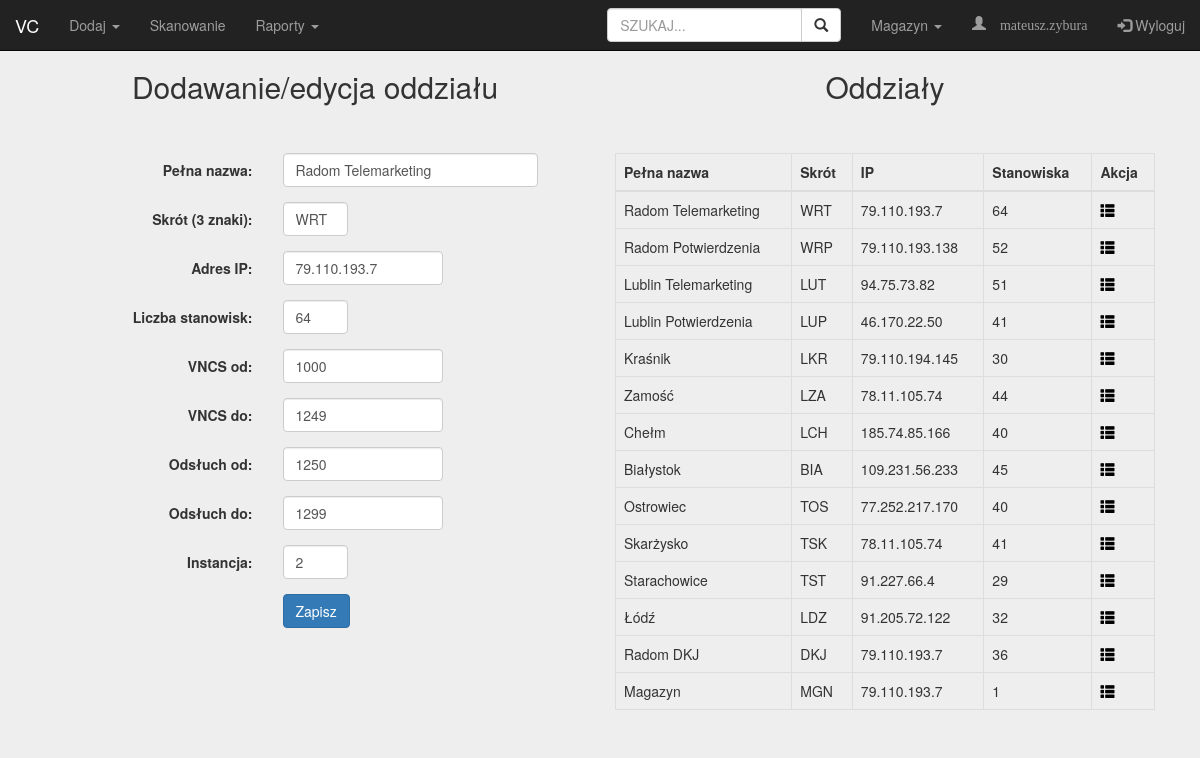
The app's page /department.php?id=3 (signed in) with its own data.
### tables this page shows
CREATE TABLE `firewall` (
  `id` int(11) NOT NULL,
  `name` varchar(32) NOT NULL,
  `tag` varchar(8) NOT NULL,
  `ip` varchar(16) NOT NULL,
  `stand` int(11) NOT NULL,
  `instance` int(11) NOT NULL,
  `range_from` int(11) NOT NULL,
  `range_to` int(11) NOT NULL,
  `listening_from` int(11) NOT NULL,
  `listening_to` int(11) NOT NULL
);

### config.php (called while the page is built, shortened)
<?php
	function getDB() {
		$dbhost=DB_SERVER;
		$dbuser=DB_USERNAME;
		$dbpass=DB_PASSWORD;
		$dbname=DB_DATABASE;
		try {
			$dbConnection = new PDO("mysql:host=$dbhost;dbname=$dbname", $dbuser, $dbpass);
			$dbConnection->exec("set names utf8");
			$dbConnection->setAttribute(PDO::ATTR_ERRMODE, PDO::ERRMODE_EXCEPTION);
			return $dbConnection;
		}
		catch (PDOException $e) {
			echo 'Connection failed: ' . $e->getMessage();
		}
	}
	function getDepartment($id) {
		$db = getDB();
		$query = "SELECT * FROM firewall WHERE id = :id";
		$statement = $db->prepare($query);
		$statement->bindParam(':id',$id);
		$statement->execute();
		$count = $statement->rowCount();
		if($count > 0) {
			$result = $statement->fetch();
			return $result['name'];
		} else {
			return true;
		}
	}
	function getSingleValue($tableName, $prop, $value, $columnName) {
		$db = getDB();
		$q = $db->query("SELECT `$columnName` FROM `$tableName` WHERE $prop='".$value."'");
		$f = $q->fetch();
		$result = $f[$columnName];
		return $result;
	}
?>

### department.php (the view, shortened to what this page needs)
<?php
include("config.php");
if(isset($_GET['id'])) {
	$typeID = secure($_GET['id']);
	$query = "SELECT * FROM firewall WHERE tag = :tag";
	$db = getDB();
	$statement = $db->prepare($query);
	$statement->bindParam(':tag',$typeID);
	$statement->execute();
	$count = $statement->rowCount();
	if($count==0) {
		$query = "SELECT * FROM firewall WHERE id = :id";
		$statement = $db->prepare($query);
		$statement->bindParam(':id',$typeID);
		$statement->execute();
		$count = $statement->rowCount();
		if($count > 0) {
			$numeric = true;
			$fname = getSingleValue("firewall", "id", $typeID, "name");
			$ftag = getSingleValue("firewall", "id", $typeID, "tag");
			$fip = getSingleValue("firewall", "id", $typeID, "ip");
			$fstand = getSingleValue("firewall", "id", $typeID, "stand");
			$vncsfrom = getSingleValue("firewall", "id", $typeID, "range_from");
			$vncsto = getSingleValue("firewall", "id", $typeID, "range_to");
			$listeningfrom = getSingleValue("firewall", "id", $typeID, "listening_from");
			$listeningto = getSingleValue("firewall", "id", $typeID, "listening_to");
			$instance = getSingleValue("firewall", "id", $typeID, "instance");
		} else {
			redirect("department.php");
		}
	}
}
?>
<!DOCTYPE html>
<html lang="pl">
	<head>
		<link rel="stylesheet" href="https://maxcdn.bootstrapcdn.com/bootstrap/3.3.7/css/bootstrap.min.css">
		<link rel="stylesheet" href="css/style.css"/>
	</head>
	<body>
		<?php
		require('nav.php');
		?>
		<div class="container" style="margin-top:50px">
			<div class="col-sm-6 text-center">
				<h2 style="margin-bottom: 50px">Dodawanie/edycja oddziału</h2>
				<form class="form-horizontal" action="" method="POST">
					<div class="form-group">
						<label class="control-label col-sm-offset-1 col-sm-4" for="name">Pełna nazwa:</label>
						<div class="col-sm-6">
							<input type="text" class="form-control" id="name" placeholder="" name="name" maxlength="32" <?php if(isset($numeric)) echo "value='$fname'"; ?> required>
						</div>
					</div>
					<div class="form-group">
						<label class="control-label col-sm-offset-1 col-sm-4" for="tag">Skrót (3 znaki):</label>
						<div class="col-sm-2">
							<input type="text" class="form-control" id="tag" placeholder="" name="tag" maxlength="3" <?php if(isset($numeric)) echo "value='$ftag'"; ?> style="text-transform: uppercase" required>
						</div>
					</div>
					<div class="form-group">
						<label class="control-label col-sm-offset-1 col-sm-4" for="ip">Adres IP:</label>
						<div class="col-sm-4">
							<input type="text" class="form-control" id="ip" name="ip" <?php if(isset($numeric)) echo "value='$fip'"; ?> required>
						</div>
					</div>
					<div class="form-group">
						<label class="control-label col-sm-offset-1 col-sm-4" for="stand">Liczba stanowisk:</label>
						<div class="col-sm-2">
							<input type="number" class="form-control" id="stand" placeholder="" name="stand" <?php if(isset($numeric)) echo "value='$fstand'"; ?> required>
						</div>
					</div>
					<div class="form-group">
						<label class="control-label col-sm-offset-1 col-sm-4" for="vncsfrom">VNCS od:</label>
						<div class="col-sm-4">
							<input type="number" class="form-control" id="vncsfrom" placeholder="" name="vncsfrom" <?php if(isset($numeric)) echo "value='$vncsfrom'"; ?> required>
						</div>
					</div>
					<div class="form-group">
						<label class="control-label col-sm-offset-1 col-sm-4" for="vncsto">VNCS do:</label>
						<div class="col-sm-4">
							<input type="number" class="form-control" id="vncsto" placeholder="" name="vncsto" <?php if(isset($numeric)) echo "value='$vncsto'"; ?> required>
						</div>
					</div>
					<div class="form-group">
						<label class="control-label col-sm-offset-1 col-sm-4" for="listeningfrom">Odsłuch od:</label>
						<div class="col-sm-4">
							<input type="number" class="form-control" id="listeningfrom" placeholder="" name="listeningfrom" <?php if(isset($numeric)) echo "value='$listeningfrom'"; ?> required>
						</div>
					</div>
					<div class="form-group">
						<label class="control-label col-sm-offset-1 col-sm-4" for="listeningto">Odsłuch do:</label>
						<div class="col-sm-4">
							<input type="number" class="form-control" id="listeningto" placeholder="" name="listeningto" <?php if(isset($numeric)) echo "value='$listeningto'"; ?> required>
						</div>
					</div>
					<div class="form-group">
						<label class="control-label col-sm-offset-1 col-sm-4" for="instance">Instancja:</label>
						<div class="col-sm-2">
							<input type="number" class="form-control" id="instance" placeholder="" name="instance" <?php if(isset($numeric)) echo "value='$instance'"; ?> required>
						</div>
					</div>
					<div class="form-group">
						<div class="col-sm-offset-5 col-sm-2">
							<input type="submit" name="<?php if(isset($numeric)) echo 'depSend2'; else echo 'depSend';?>" class="btn btn-primary" value="Zapisz" />
						</div>
					</div>
				</form>
			</div>
			<div class="col-sm-6">
				<h2 style="margin-bottom: 50px" class="text-center">Oddziały</h2>
				<table class="table table-bordered">
					<thead>
						<tr>
							<th>Pełna nazwa</th>
							<th>Skrót</th>
							<th>IP</th>
							<th>Stanowiska</th>
							<th>Akcja</th>
						</tr>
					</thead>
					<tbody>
						<?php
						try {
							$db = getDB();
							$statement = $db->prepare("SELECT * FROM firewall");
							$statement->execute();
							foreach ($statement->fetchAll(PDO::FETCH_ASSOC) as $row) {
						?>
						<tr>
							<td><?php echo $row["name"]; ?></td>
							<td><?php echo $row["tag"]; ?></td>
							<td><?php echo $row["ip"]; ?></td>
							<td><?php echo $row["stand"]; ?></td>
							<td><a title="Szczegóły" href="department.php?id=<?php echo $row['id']; ?>"><span class="glyphicon glyphicon-th-list" style="color: black; font-size: 1em"></span></a></td>
						</tr>
						<?php
							}
						} catch(PDOException $e) {
							echo $e->getMessage();
						}
						?>
					</tbody>
				</table>
			</div>
		</div>
	</body>
</html>

### nav.php (shortened to what this page needs)
<nav class="navbar navbar-inverse navbar-fixed-top">
	<div class="container-fluid">
		<div class="navbar-header">
			<a class="navbar-brand" href="home.php">VC</a>
		</div>
		<ul class="nav navbar-nav">
			<li class="dropdown">
				<a class="dropdown-toggle" data-toggle="dropdown" href="#">Dodaj
					<span class="caret"></span></a>
			</li>
			<li><a href="scan.php">Skanowanie</a></li>
			<li class="dropdown">
				<a class="dropdown-toggle" data-toggle="dropdown" href="#">Raporty
					<span class="caret"></span></a>
			</li>
		</ul>
		<ul class="nav navbar-nav navbar-right">
			<form class="navbar-form navbar-left" action="device.php">
				<div class="input-group">
					<input type="text" style="text-transform: uppercase;" class="form-control" placeholder="Szukaj..." name="id">
					<div class="input-group-btn">
						<button class="btn btn-default" type="submit">
							<i class="glyphicon glyphicon-search"></i>
						</button>
					</div>
				</div>
			</form>
			<li class="dropdown">
				<a class="dropdown-toggle" data-toggle="dropdown" href="#"><?php echo getDepartment($departmentSelected); ?>
					<span class="caret"></span></a>
			</li>
			<li><p class="navbar-text glyphicon glyphicon-user"> <?php echo $_SESSION["username"]; ?></p></li>
			<li><a href="logout.php"><span class="glyphicon glyphicon-log-in"></span> Wyloguj</a></li>
		</ul>
	</div>
</nav>

### css/style.css (style rules this page uses)
* { padding: 0; margin: 0; box-sizing: border-box; }
body { background-color: #eee; }
.navbar { border-radius: 0; }
table { overflow: hidden; }
td, th { position: relative; }
table a { color: #000000; font-weight: bold; }

### records on screen
firewall: name "Magazyn", tag "MGN", ip "79.110.193.7", stand "1"
firewall: name "Radom Telemarketing", tag "WRT", ip "79.110.193.7", stand "64", vncsfrom "1000", vncsto "1249", listeningfrom "1250", listeningto "1299", instance "2"
firewall: name "Radom Potwierdzenia", tag "WRP", ip "79.110.193.138", stand "52"
firewall: name "Lublin Telemarketing", tag "LUT", ip "94.75.73.82", stand "51"
firewall: name "Lublin Potwierdzenia", tag "LUP", ip "46.170.22.50", stand "41"
firewall: name "Kraśnik", tag "LKR", ip "79.110.194.145", stand "30"
firewall: name "Zamość", tag "LZA", ip "78.11.105.74", stand "44"
firewall: name "Chełm", tag "LCH", ip "185.74.85.166", stand "40"
firewall: name "Białystok", tag "BIA", ip "109.231.56.233", stand "45"
firewall: name "Ostrowiec", tag "TOS", ip "77.252.217.170", stand "40"
firewall: name "Skarżysko", tag "TSK", ip "78.11.105.74", stand "41"
firewall: name "Starachowice", tag "TST", ip "91.227.66.4", stand "29"
firewall: name "Łódź", tag "LDZ", ip "91.205.72.122", stand "32"
firewall: name "Radom DKJ", tag "DKJ", ip "79.110.193.7", stand "36"

### other values on screen
$_SESSION["username"] "mateusz.zybura"
